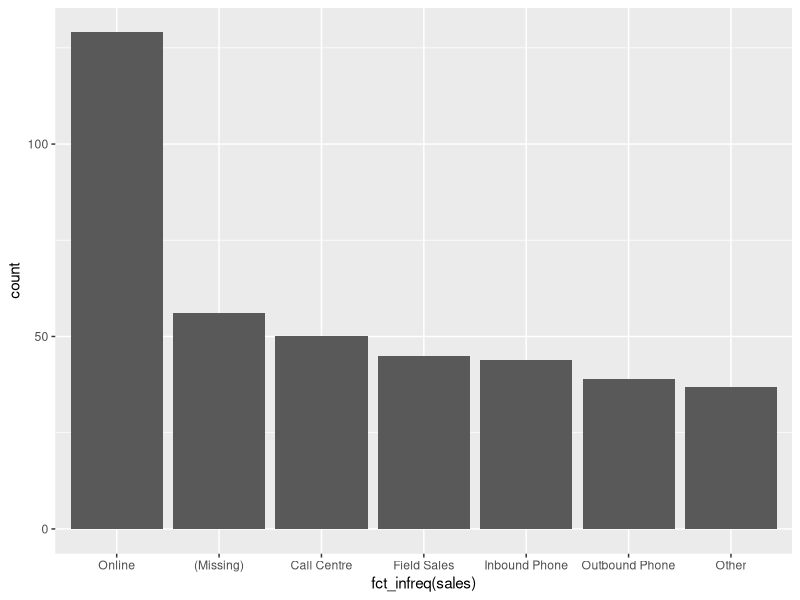

Write the R code that produced this figure.
## ---- chunk 1
 # keep this chunk in your .Rmd file
 knitr::opts_chunk$set(warning = FALSE, message = FALSE)
## ---- chunk 2
library(dplyr) # Also load up dplyr so we can use the pipe operator: %>%
library(forcats)

df <- data_frame(sales = factor(rep(c("Online",
 "Post",
 "Web",
 "Call Centre",
 "Inbound Phone",
 "Outbound Phone",
 "Field Sales",
 NA), 50)),
 buy = sample(c(0, 1), 400, replace = T)) %>%
 mutate(sales = sample(sales, size = length(sales), replace = T))

table(df$sales)
## ---- chunk 3
df$sales <- fct_explicit_na(df$sales)

table(df$sales)
## ---- chunk 4
df$sales <- fct_explicit_na(df$sales, na_level = "My New Level")
## ---- chunk 5
df$sales <- fct_collapse(df$sales, Online=c("Online", "Web"))
## ---- chunk 6
df$sales <- fct_lump(df$sales)
## ---- chunk 7
library(ggplot2)
ggplot(df, aes(x = fct_infreq(sales))) + geom_bar()
